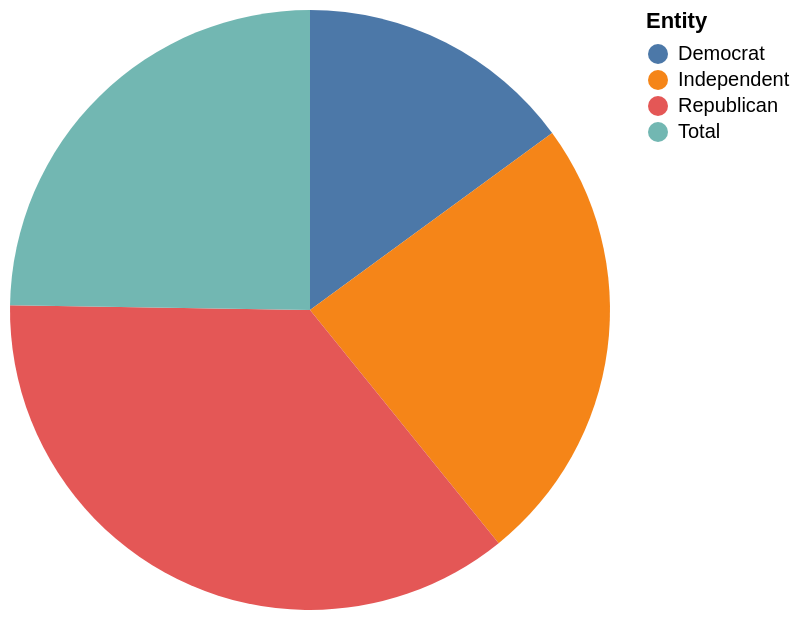

Write a Vega-Lite specification for this figure.
### Vega-Lite specification from a JSON file in a GitHub repository (floating-point values rounded to 4 significant figures)
{"$schema": "https://vega.github.io/schema/vega-lite/v5.json", "description": "Pie chart auto-generated from CSV", "data": {"values": [{"Entity": "Democrat", "Tend to favor one side": "29", "fairly Deal with all sides": "69"}, {"Entity": "Independent", "Tend to favor one side": "47", "fairly Deal with all sides": "51"}, {"Entity": "Republican", "Tend to favor one side": "70", "fairly Deal with all sides": "28"}, {"Entity": "Total", "Tend to favor one side": "48", "fairly Deal with all sides": "50"}]}, "mark": "arc", "encoding": {"theta": {"field": "Tend to favor one side", "type": "quantitative"}, "color": {"field": "Entity", "type": "nominal"}}}
